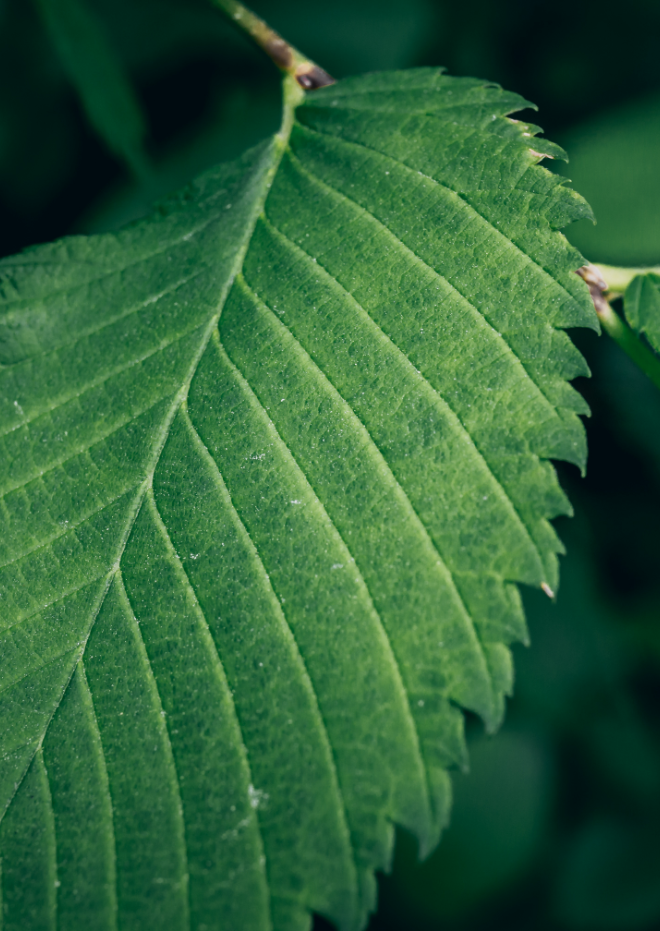
#> input picture Image.png, 660 x 931 px
$ python convolucion.py
#> lines starting #> are read from the running program, lines starting #| are printed output that depends on the picture
# %%
import numpy as np
import cv2 as cv


# %% Load Image as Grayscale
def loadImage(url):
#> called with url = './Image.png'
    return cv.imread(url, cv.IMREAD_GRAYSCALE)
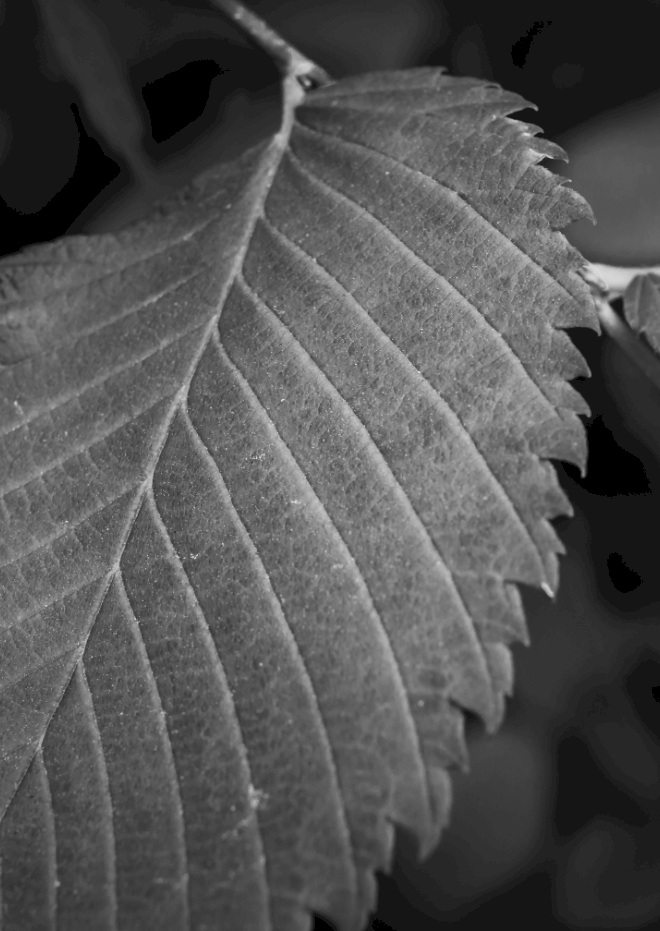
#> returned value: shape (931, 660); min 0, max 224, mean 81.7

originalImg = loadImage('./Image.png')

cv.imshow('image', originalImg)

# %%
def getKernel(img, scale):
#> called with scale = 3
    mul = np.matrix([[-1, 0, 1], [-1, 0, 1], [-1, 0, 1]])
    res = img.copy()
    rows, columns = img.shape
#> rows = 931; columns = 660
    for i in range(rows - (1 + scale)):
        for j in range(columns - (1 + scale)):
            res[i + scale][j + scale] = np.sum(img[i:scale + i, j:scale + j] * mul) / 9
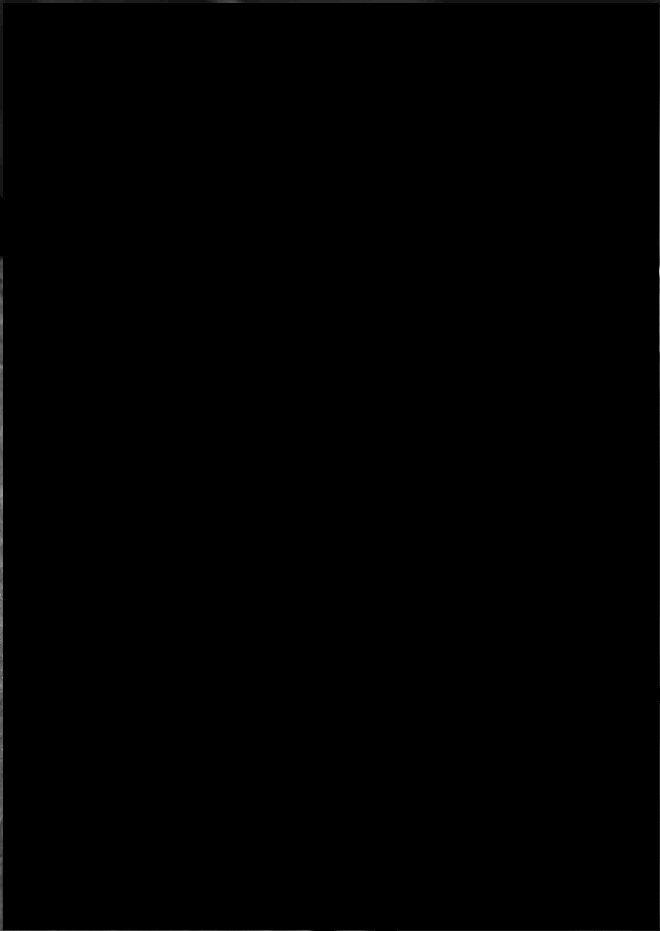
#> res: shape (931, 660); min 0, max 194, mean 0.5
    return res


kernel = getKernel(originalImg, 3)


cv.imshow('Kernel', kernel)
cv.waitKey(0)
